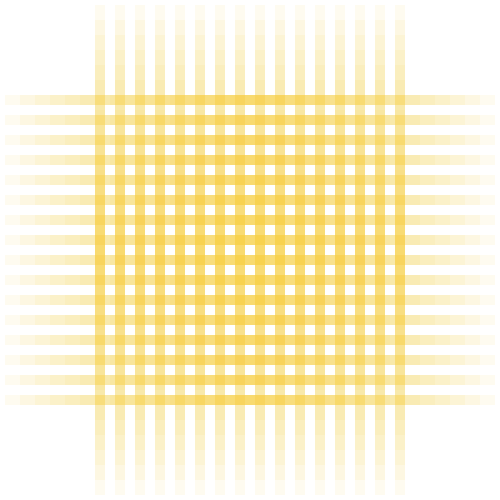
Frame 1 (no input)
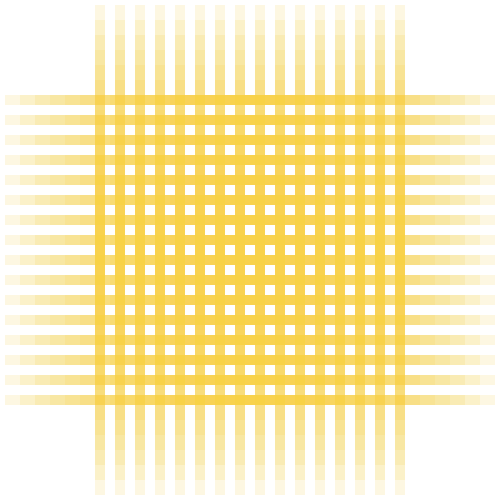
Frame 2 (the mouse pressed at the canvas centre, redrawn once)

The Processing sketch that drew these frames (run headless with seeded random() and noise(); the mouse was pressed at the canvas centre and the sketch redrawn once):

// Processing sketch: processing_83645
// ── processing_83645.pde

void setup()
{
  size(500,500);
  smooth();
  
  background(255);
  
}

void draw()
{
  //boucle longueur du rectangle
  for(int L=10; L<=500; L=L+30)
  //position en X
  for(int X=100; X<=400; X=X+20)
  
  {
  rectMode(CENTER);
  
  noStroke();
  fill(240,199,65,20);
  rect(X,height/2,10,L);
  }
  
  //boucle hauteur du rectangle
  for(int H=10; H<=500; H=H+30)
  //position en Y
  for(int Y=100; Y<=400; Y=Y+20)
  
  {
  rectMode(CENTER);
  
  noStroke();
  fill(240,199,65,20);
  rect(width/2,Y,H,10);
  }
  
  noLoop();
}
